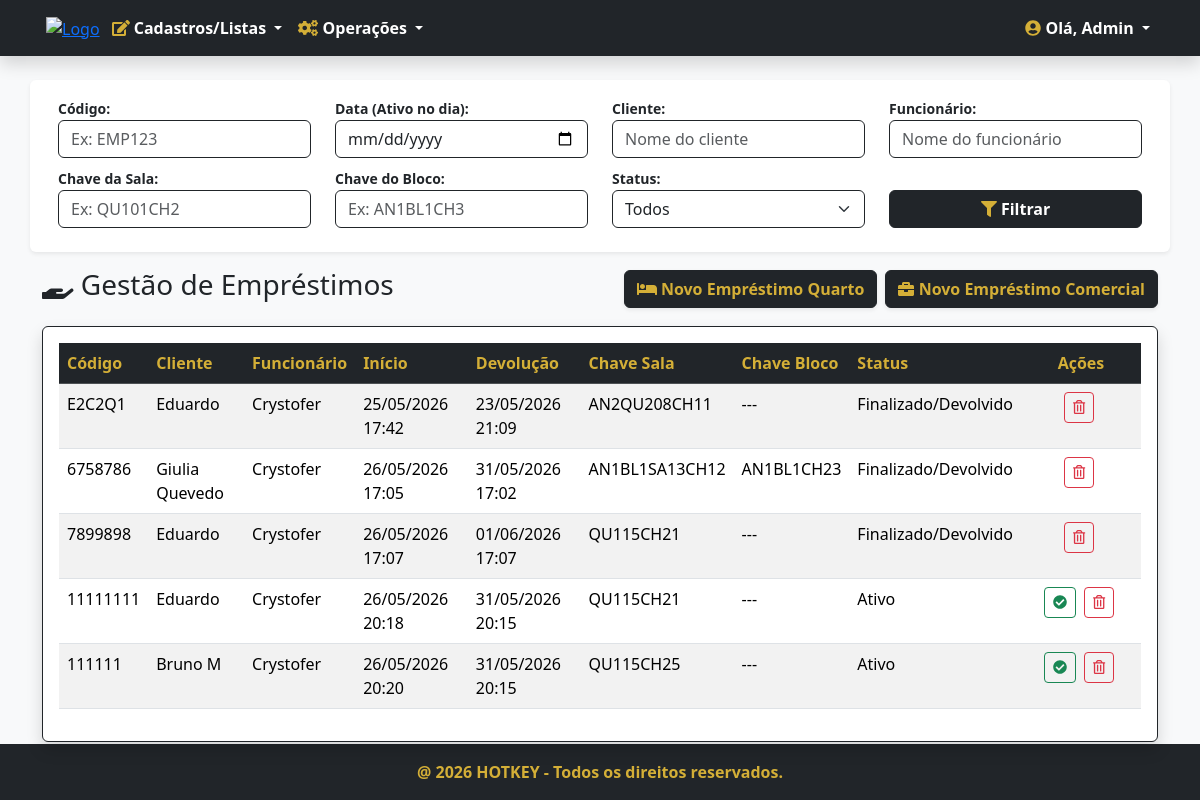
/emprestimos/ (signed in), run on an earlier commit of the app's database.
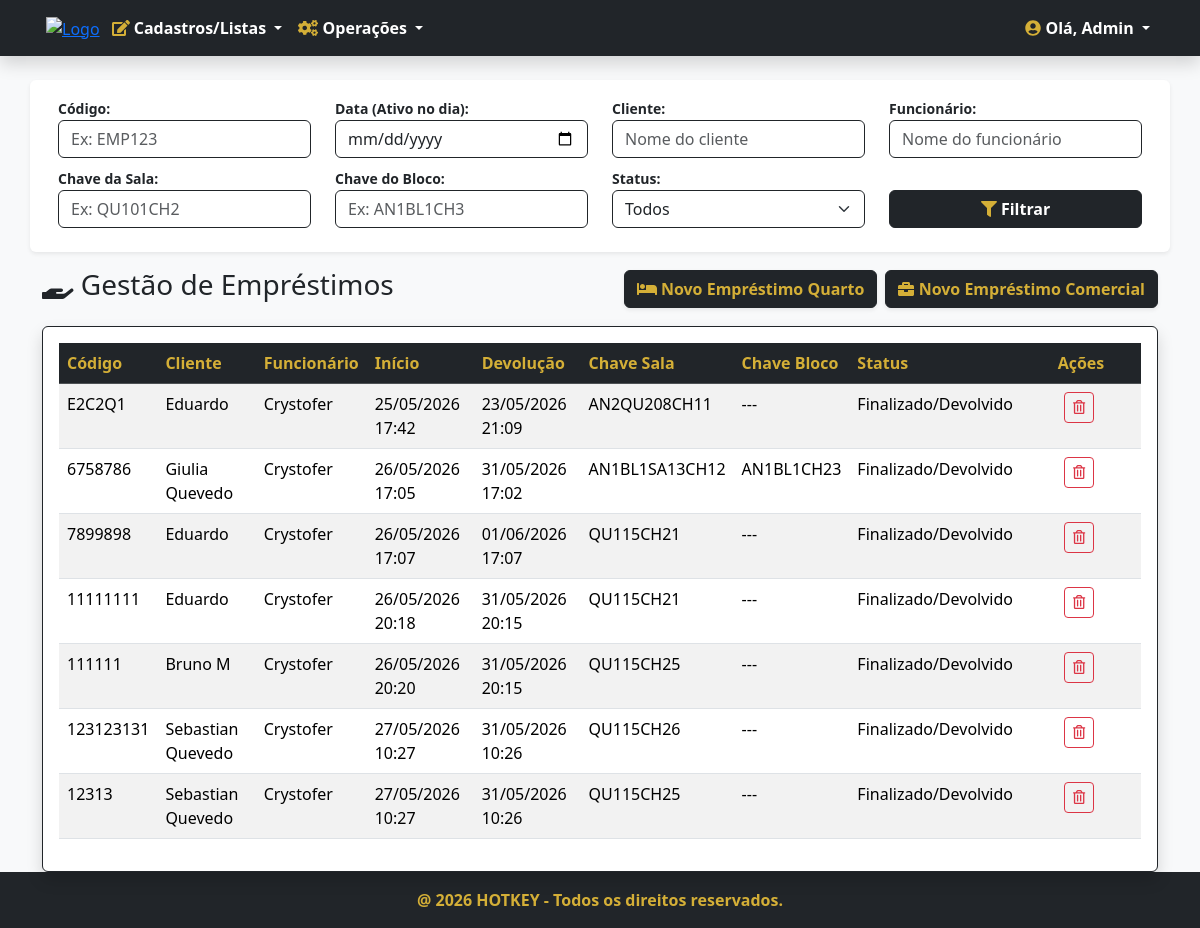
And on a later commit of the database.
### emprestimos/models.py (models this page shows, shortened)
class Emprestimo(models.Model):
    STATUS_CHOICES = [
        ('ATIVO','Ativo'),
        ('FINALIZADO/DEVOLVIDO','Finalizado/Devolvido')
    ]
    codigo = models.CharField('Codigo', max_length=100, unique=True)
    data_inicio = models.DateTimeField('Data de Inicio')
    data_devolucao = models.DateTimeField('Data de Devolução')
    reserva = models.ForeignKey(reservas.models.Reserva, on_delete=models.PROTECT, related_name='emprestimo_reserva')
    cliente = models.ForeignKey(clientes.models.Cliente, on_delete=models.PROTECT, related_name='emprestimo_cliente')
    funcionario = models.ForeignKey(funcionarios.models.Funcionario, on_delete=models.PROTECT,related_name='emprestimo_funcionario', verbose_name='Funcionário',help_text='Funcionário que entregou a chave', null=True, blank=True)
    chave = models.ForeignKey(chaves.models.Chave, verbose_name='Chave da Sala/Quarto', on_delete=models.PROTECT, related_name='emprestimo_chave')
    chave_bloco = models.ForeignKey(chaves.models.Chave, verbose_name='Chave do Bloco', on_delete=models.PROTECT, null=True, blank=True, related_name='emprestimo_chave_bloco')
    status = models.CharField('Status', max_length=50, choices=STATUS_CHOICES, default='ATIVO')
    class Meta:
        verbose_name = 'Empréstimo'
        verbose_name_plural = 'Empréstimos'

### clientes/models.py (models this page shows)
class Pessoa(models.Model):
    nome = models.CharField('Nome', max_length=100, help_text='Nome completo')
    cpf = models.CharField('CPF', max_length=14, unique=True, help_text='Apenas números ou formato 000.000.000-00')

### chaves/models.py (models this page shows, shortened)
class Chave(models.Model):
    STATUS_CHOICES = [
        ('DISPONÍVEL', 'Disponível para empréstimo'),
        ('EMPRESTADA', 'Emprestada'),
        ('EXTRAVIADA', 'Perdida/Danificada'),
    ]
    TIPO_CHOICES = [
        ('BLOCO','Bloco'),
        ('SALA','Sala')
    ]
    codigo = models.CharField('Identificador', max_length=100)
    tipo = models.CharField('Tipo', max_length=50, choices=TIPO_CHOICES, default='BLOCO')
    status = models.CharField('Status', max_length=50, choices=STATUS_CHOICES, default='DISPONÍVEL')
    bloco = models.ForeignKey('blocos.Bloco', on_delete=models.PROTECT, null=True, blank=True)
    sala = models.ForeignKey('salas.Sala', on_delete=models.PROTECT, null=True, blank=True)
    class Meta:
        verbose_name = 'Chave'
        verbose_name_plural = 'Chaves'

### emprestimos/views.py (the view)
# urls.py: path('', EmprestimoListView.as_view(), name='emprestimos'),
class EmprestimoListView(PermissionRequiredMixin,ListView):
    permission_required = 'emprestimos.view_emprestimo'
    permission_denied_message = 'Visualizar empréstimo'
    model = Emprestimo
    template_name = 'emprestimos.html'
    def get_queryset(self):
        qs = super(EmprestimoListView, self).get_queryset()
        codigo = self.request.GET.get('codigo')
        data = self.request.GET.get('data')
        cliente = self.request.GET.get('cliente')
        funcionario = self.request.GET.get('funcionario')
        chave_sala = self.request.GET.get('chave_sala')
        chave_bloco = self.request.GET.get('chave_bloco')
        status = self.request.GET.get('status')
        if codigo:
            qs = qs.filter(codigo__icontains=codigo)
        if cliente:
            qs = qs.filter(cliente__nome__icontains=cliente)
        if funcionario:
            qs = qs.filter(funcionario__nome__icontains=funcionario)
        if chave_sala:
            qs = qs.filter(chave__codigo__icontains=chave_sala)
        if chave_bloco:
            qs = qs.filter(chave_bloco__codigo__icontains=chave_bloco)
        if status:
            qs = qs.filter(status=status)
        if data:
            qs = qs.filter(data_inicio__date__lte=data, data_devolucao__date__gte=data)
        if qs.count() > 0:
            paginator = Paginator(qs, 10)
            listagem = paginator.get_page(self.request.GET.get('page'))
            return listagem
        else:
            return messages.info(self.request, 'Nenhum empréstimo encontrado com estes filtros!')

### emprestimos/templates/emprestimos.html (shortened to what this page needs)
{% extends 'index.html' %}
{% load django_bootstrap5 %}
{% block content %}
<section class="section mt-4">
    <div class="container">
        <form action="" method="GET">
            <div class="row p-3 mb-3 bg-white shadow-sm rounded align-items-end">
                <div class="col-md-3 mb-2">
                    <label class="fw-bold text-dark small">Código:</label>
                    <input class="form-control border-dark" type="text" name="codigo" value="{{ request.GET.codigo }}" placeholder="Ex: EMP123">
                </div>
                <div class="col-md-3 mb-2">
                    <label class="fw-bold text-dark small">Data (Ativo no dia):</label>
                    <input class="form-control border-dark" type="date" name="data" value="{{ request.GET.data }}">
                </div>
                <div class="col-md-3 mb-2">
                    <label class="fw-bold text-dark small">Cliente:</label>
                    <input class="form-control border-dark" type="text" name="cliente" value="{{ request.GET.cliente }}" placeholder="Nome do cliente">
                </div>
                <div class="col-md-3 mb-2">
                    <label class="fw-bold text-dark small">Funcionário:</label>
                    <input class="form-control border-dark" type="text" name="funcionario" value="{{ request.GET.funcionario }}" placeholder="Nome do funcionário">
                </div>
                <div class="col-md-3 mb-2">
                    <label class="fw-bold text-dark small">Chave da Sala:</label>
                    <input class="form-control border-dark" type="text" name="chave_sala" value="{{ request.GET.chave_sala }}" placeholder="Ex: QU101CH2">
                </div>
                <div class="col-md-3 mb-2">
                    <label class="fw-bold text-dark small">Chave do Bloco:</label>
                    <input class="form-control border-dark" type="text" name="chave_bloco" value="{{ request.GET.chave_bloco }}" placeholder="Ex: AN1BL1CH3">
                </div>
                <div class="col-md-3 mb-2">
                    <label class="fw-bold text-dark small">Status:</label>
                    <select class="form-select border-dark" name="status">
                        <option value="">Todos</option>
                    </select>
                </div>
                <div class="col-md-3 mb-2">
                    <button type="submit" class="btn btn-dark w-100 fw-bold"><i class="fas fa-filter text-gold"></i> Filtrar</button>
                </div>
            </div>
        </form>
        <div class="d-flex justify-content-between align-items-center mb-3">
            <h3 class="text-dark"><i class="fas fa-hand-holding"></i> Gestão de Empréstimos</h3>
            <div class="d-flex gap-2">
                <a href="{% url 'emprestimo_quarto_adicionar' %}" class="btn btn-dark text-gold fw-bold shadow-sm">
                    <i class="fas fa-bed"></i> Novo Empréstimo Quarto
                </a>
                <a href="{% url 'emprestimo_comercial_adicionar' %}" class="btn btn-dark text-gold fw-bold shadow-sm">
                    <i class="fas fa-briefcase"></i> Novo Empréstimo Comercial
                </a>
            </div>
        </div>
        {% if object_list %}
        <div class="card shadow border-dark">
            <div class="card-body">
                <div class="table-responsive">
                    <table class="table table-hover table-striped">
                        <thead class="table-dark">
                            <tr>
                                <th class="text-gold">Código</th>
                                <th class="text-gold">Cliente</th>
                                <th class="text-gold">Funcionário</th>
                                <th class="text-gold">Início</th>
                                <th class="text-gold">Devolução</th>
                                <th class="text-gold">Chave Sala</th>
                                <th class="text-gold">Chave Bloco</th>
                                <th class="text-gold">Status</th>
                                <th style="width: 120px; text-align: center" class="text-gold">Ações</th>
                            </tr>
                        </thead>
                        <tbody>
                            {% for emprestimo in object_list %}
                            <tr>
                                <td>{{ emprestimo.codigo }}</td>
                                <td>{{ emprestimo.cliente.nome }}</td>
                                <td>{{ emprestimo.funcionario.nome }}</td>
                                <td>{{ emprestimo.data_inicio|date:"d/m/Y H:i" }}</td>
                                <td>{{ emprestimo.data_devolucao|date:"d/m/Y H:i" }}</td>
                                <td>{{ emprestimo.chave.codigo }}</td>
                                <td>{{ emprestimo.chave_bloco.codigo|default:"---" }}</td>
                                <td>{{ emprestimo.get_status_display }}</td>
                                <td style="text-align: center">
                                    {% if emprestimo.status == 'ATIVO' %}
                                    <a href="{% url 'emprestimo_devolver' emprestimo.pk %}" class="btn btn-sm btn-outline-success me-1" title="Finalizar/Devolver">
                                        <i class="fas fa-check-circle"></i>
                                    </a>
                                    {% endif %}
                                    <a href="{% url 'emprestimo_apagar' emprestimo.pk %}" class="btn btn-sm btn-outline-danger me-1" title="Excluir">
                                        <i class="far fa-trash-alt"></i>
                                    </a>
                                </td>
                            </tr>
                            {% endfor %}
                        </tbody>
                    </table>
                </div>
            </div>
        </div>
        {% else %}
        <div class="alert alert-warning border-dark text-dark mt-4">
            <h5 class="m-0"><i class="fas fa-exclamation-triangle text-gold"></i> Não existem Empréstimos!</h5>
        </div>
        {% endif %}
    </div>
</section>
{% endblock %}

### home/templates/index.html (shortened to what this page needs)
<!DOCTYPE html>
{% load static %}
{% load django_bootstrap5 %}
<html lang="pt-br" data-bs-theme="light">
{% block head %}
    {% include "head.html" %}
{% endblock %}
<body class="d-flex flex-column min-vh-100">
    <nav class="navbar navbar-expand-lg bg-dark navbar-dark shadow">
        <div class="container">
            <div class="m-1">
                    <a href="{% url 'index' %}"><img src="{% static 'img/LogoHotkey.png' %}" alt="Logo" class="img-fluid" width="75px"></a>
            </div>
            <div class="collapse navbar-collapse" id="menuPrincipal">
                {% if request.user.is_authenticated %}
                <ul class="navbar-nav me-auto mb-2 mb-lg-0">
                    <li class="nav-item dropdown">
                        <a class="nav-link dropdown-toggle fw-bold" href="#" id="menuCadastros" role="button" data-bs-toggle="dropdown">
                            <i class="fas fa-edit text-gold"></i> Cadastros/Listas
                        </a>
                    </li>
                    <li class="nav-item dropdown">
                        <a class="nav-link dropdown-toggle fw-bold" href="#" id="menuOperacoes" role="button" data-bs-toggle="dropdown">
                            <i class="fas fa-cogs text-gold"></i> Operações
                        </a>
                    </li>
                </ul>
                <ul class="navbar-nav ms-auto">
                    <li class="nav-item dropdown">
                        <a class="nav-link dropdown-toggle fw-bold text-white" href="#" id="menuUsuario" role="button" data-bs-toggle="dropdown">
                            <i class="fas fa-user-circle text-gold"></i> Olá, {{ request.user.username|title }}
                        </a>
                    </li>
                </ul>
                {% endif %}
            </div>
        </div>
    </nav>
    <main class="flex-grow-1">
        {% block content %}{% endblock %}
    </main>
    {% block footer %}
        {% include "footer.html" %}
    {% endblock %}
</body>
</html>

### home/templates/head.html (shortened to what this page needs)
{% load static %}
<head>
    <link rel="stylesheet" href="https://cdn.es.gov.br/fonts/font-awesome/css/font-awesome.min.css">
    <link rel="stylesheet" href="https://cdn.jsdelivr.net/npm/bootstrap@5.3.3/dist/css/bootstrap.min.css">
</head>

### home/templates/footer.html (shortened to what this page needs)
<section class="section bg-dark p-3 mt-auto">
    <div class="container text-center">
        <p class="text-gold m-0 fw-bold">@ 2026 HOTKEY - Todos os direitos reservados.</p>
    </div>
</section>

### home/templates/head.html (style rules this page uses)
body { background-color: #f8f9fa; }
.text-gold { color: #D4AF37 !important; }
.navbar-dark .navbar-nav .nav-link { color: #fff; }

What changed in the data, as far as the page shows it:
changed Emprestimo (number 4 of 7 on the later page): status "Ativo" → "Finalizado/Devolvido"
changed Emprestimo "Bruno M": status "Ativo" → "Finalizado/Devolvido"
added Emprestimo: codigo "123123131", cliente.nome "Sebastian Quevedo", funcionario.nome "Crystofer", data_inicio "27/05/2026 10:27", data_devolucao "31/05/2026 10:26", chave.codigo "QU115CH26", chave_bloco.codigo "---", status "Finalizado/Devolvido"
added Emprestimo: codigo "12313", cliente.nome "Sebastian Quevedo", funcionario.nome "Crystofer", data_inicio "27/05/2026 10:27", data_devolucao "31/05/2026 10:26", chave.codigo "QU115CH25", chave_bloco.codigo "---", status "Finalizado/Devolvido"
